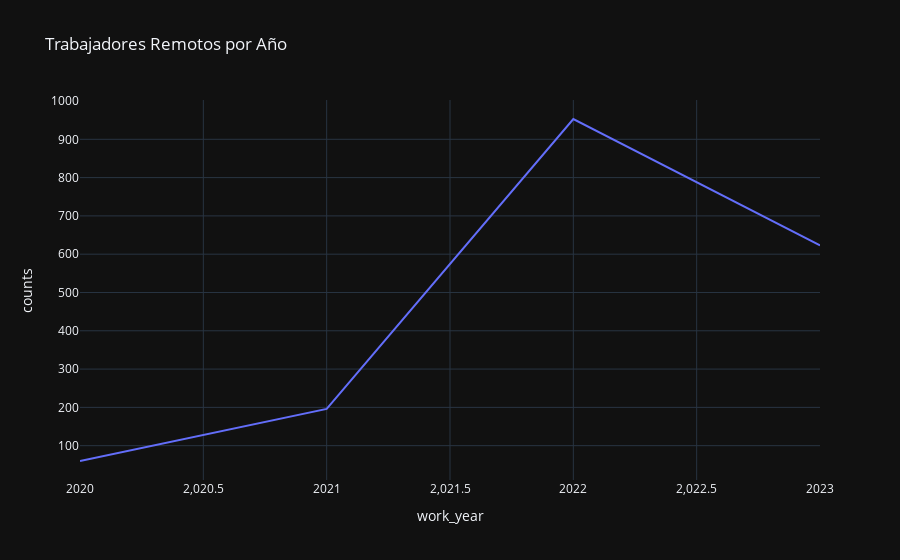

Source (notebook cell):
### Markdown cell above
¿Cómo ha cambiado la proporción de trabajo remoto con el paso del tiempo?

### Code cell
df_remotos = df[df['remote_ratio'] == True].groupby('work_year').size().reset_index(name='counts')
fig = px.line(df_remotos, x="work_year", y="counts", title='Trabajadores Remotos por Año', template="plotly_dark") 
fig.show()

### Figure 1 — Plotly figure (JSON) as saved in the notebook; plotly's stock layout.template omitted (floating-point values rounded to 4 significant figures)
{"data": [{"hovertemplate": "work_year=%{x}<br>counts=%{y}<extra></extra>", "legendgroup": "", "line": {"color": "#636efa", "dash": "solid"}, "marker": {"symbol": "circle"}, "mode": "lines", "name": "", "orientation": "v", "showlegend": false, "type": "scatter", "x": [2020, 2021, 2022, 2023], "xaxis": "x", "y": [60, 196, 953, 623], "yaxis": "y"}], "layout": {"legend": {"tracegroupgap": 0}, "title": {"text": "Trabajadores Remotos por Año"}, "xaxis": {"anchor": "y", "domain": [0, 1], "title": {"text": "work_year"}}, "yaxis": {"anchor": "x", "domain": [0, 1], "title": {"text": "counts"}}}}
